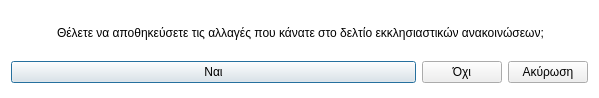
<?xml version="1.0" encoding="UTF-8"?>
<ui version="4.0">
 <class>Dialog</class>
 <widget class="QDialog" name="Dialog">
  <property name="geometry">
   <rect>
    <x>0</x>
    <y>0</y>
    <width>599</width>
    <height>98</height>
   </rect>
  </property>
  <property name="windowTitle">
   <string>Αποθήκευση αλλαγών</string>
  </property>
  <property name="windowIcon">
   <iconset resource="../../../../icons.qrc">
    <normaloff>:/rest-windows/assets/images/rest-windows/question.png</normaloff>:/rest-windows/assets/images/rest-windows/question.png</iconset>
  </property>
  <property name="styleSheet">
   <string notr="true">QDialog{
	background:white;
}</string>
  </property>
  <layout class="QGridLayout" name="gridLayout_2">
   <item row="1" column="0" colspan="2">
    <widget class="QFrame" name="frame">
     <property name="styleSheet">
      <string notr="true">QFrame{border:0px;}</string>
     </property>
     <property name="frameShape">
      <enum>QFrame::StyledPanel</enum>
     </property>
     <property name="frameShadow">
      <enum>QFrame::Raised</enum>
     </property>
     <layout class="QGridLayout" name="gridLayout">
      <property name="leftMargin">
       <number>0</number>
      </property>
      <property name="topMargin">
       <number>0</number>
      </property>
      <property name="rightMargin">
       <number>0</number>
      </property>
      <property name="bottomMargin">
       <number>0</number>
      </property>
      <item row="0" column="0">
       <widget class="QPushButton" name="save">
        <property name="sizePolicy">
         <sizepolicy hsizetype="Expanding" vsizetype="Fixed">
          <horstretch>0</horstretch>
          <verstretch>0</verstretch>
         </sizepolicy>
        </property>
        <property name="text">
         <string>Ναι</string>
        </property>
        <property name="icon">
         <iconset resource="../../../../icons.qrc">
          <normaloff>:/rest-windows/assets/images/rest-windows/save.png</normaloff>:/rest-windows/assets/images/rest-windows/save.png</iconset>
        </property>
       </widget>
      </item>
      <item row="0" column="1">
       <widget class="QPushButton" name="no_save">
        <property name="sizePolicy">
         <sizepolicy hsizetype="Fixed" vsizetype="Fixed">
          <horstretch>0</horstretch>
          <verstretch>0</verstretch>
         </sizepolicy>
        </property>
        <property name="text">
         <string>Όχι</string>
        </property>
       </widget>
      </item>
     </layout>
    </widget>
   </item>
   <item row="0" column="0">
    <widget class="QLabel" name="error">
     <property name="minimumSize">
      <size>
       <width>40</width>
       <height>40</height>
      </size>
     </property>
     <property name="maximumSize">
      <size>
       <width>40</width>
       <height>40</height>
      </size>
     </property>
     <property name="text">
      <string/>
     </property>
     <property name="pixmap">
      <pixmap resource="../../../../icons.qrc">:/rest-windows/assets/images/rest-windows/question.png</pixmap>
     </property>
     <property name="scaledContents">
      <bool>true</bool>
     </property>
    </widget>
   </item>
   <item row="1" column="2">
    <widget class="QPushButton" name="cancel">
     <property name="sizePolicy">
      <sizepolicy hsizetype="Fixed" vsizetype="Fixed">
       <horstretch>0</horstretch>
       <verstretch>0</verstretch>
      </sizepolicy>
     </property>
     <property name="text">
      <string>Ακύρωση</string>
     </property>
    </widget>
   </item>
   <item row="0" column="1" colspan="2">
    <widget class="QLabel" name="label">
     <property name="text">
      <string>Θέλετε να αποθηκεύσετε τις αλλαγές που κάνατε στο δελτίο εκκλησιαστικών ανακοινώσεων;</string>
     </property>
     <property name="alignment">
      <set>Qt::AlignJustify|Qt::AlignVCenter</set>
     </property>
    </widget>
   </item>
  </layout>
 </widget>
 <resources>
  <include location="../../../../icons.qrc"/>
  <include location="../../../../icons.qrc"/>
  <include location="../../../icons.qrc"/>
 </resources>
 <connections/>
</ui>
